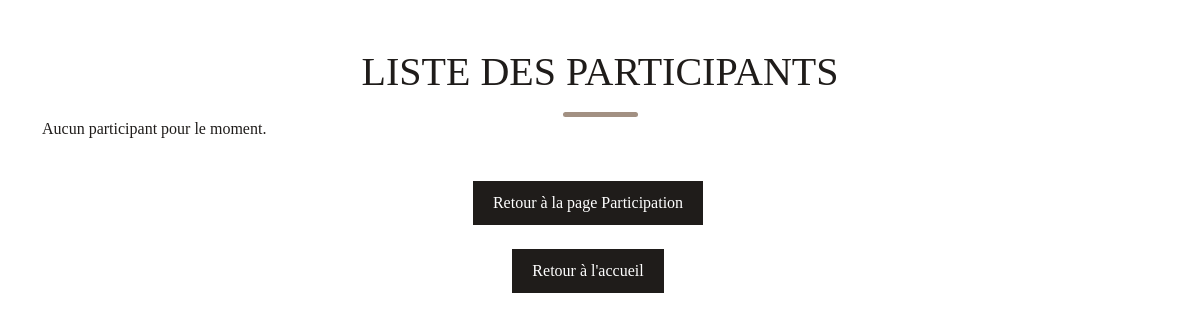
Page /php/listeParticipant.php on the earlier database version.
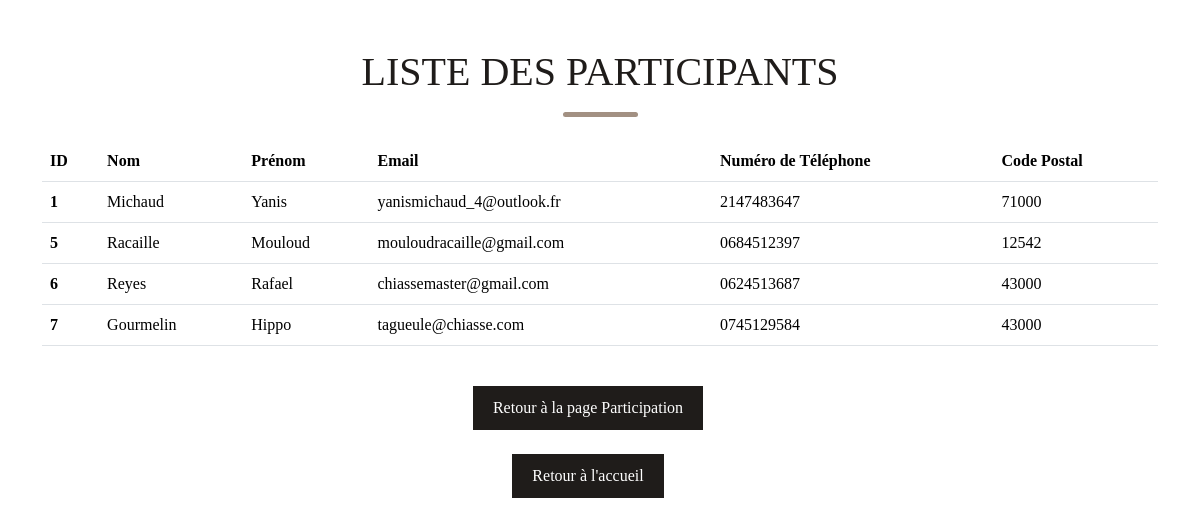
Same page on the later database version.
### tables this page shows
CREATE TABLE `participant` (
  `ID_participant` int(11) NOT NULL,
  `Nom_participant` varchar(50) NOT NULL,
  `Prenom_participant` varchar(50) NOT NULL,
  `email_participant` varchar(70) NOT NULL,
  `num_participant` varchar(20) NOT NULL,
  `CP_participant` int(10) NOT NULL
);

### php/listeParticipant.php (the view, shortened to what this page needs)
<?php
require_once '../php/Config.php';
try {
$pdo = new PDO("mysql:host=$host;dbname=$dbname;charset=utf8", $user, $password);
$requete = $pdo->query('SELECT * FROM participant');
$participant = $requete->fetchAll(PDO::FETCH_ASSOC);
} catch (PDOException $e) {
echo "Erreur : " . $e->getMessage();
}
?>
<!DOCTYPE html>
<html lang="fr">
<head>
<link href='../css/bootstrap.min.css' rel='stylesheet'>
<link href='../css/stylepages.css' rel='stylesheet'>
</head>
<body>
<div class="container mt-5">
<h1 class="titres">Liste des Participants</h1>
<div class="ligne-container"><div class="ligne-arrondie"></div></div>
<?php if (isset($participant) && !empty($participant)): ?>
    <table class="table mt-4">
        <thead>
            <tr>
                <th scope="col">ID</th>
                <th scope="col">Nom</th>
                <th scope="col">Prénom</th>
                <th scope="col">Email</th>
                <th scope="col">Numéro de Téléphone</th>
                <th scope="col">Code Postal</th>
            </tr>
        </thead>
        <tbody>
            <?php foreach ($participant as $participant): ?>
                <tr>
                    <th scope="row"><?php echo $participant['ID_participant']; ?></th>
                    <td><?php echo $participant['Nom_participant']; ?></td>
                    <td><?php echo $participant['Prenom_participant']; ?></td>
                    <td><?php echo $participant['email_participant']; ?></td>
                    <td><?php echo $participant['num_participant']; ?></td>
                    <td><?php echo $participant['CP_participant']; ?></td>
                </tr>
            <?php endforeach; ?>
        </tbody>
    </table>
<?php else: ?>
    <p>Aucun participant pour le moment.</p>
<?php endif; ?>
</div>
<div class='ligne-container'><a class='boutonresult NS bouton-fixe' href='../pages/participation.php'>Retour à la page Participation</a></div>
<div class='ligne-container'><a class='boutonresult NS bouton-fixe' href='../index.php'>Retour à l'accueil</a></div>
</body>
</html>

### css/stylepages.css (style rules this page uses)
* { color:#1f1c1a; }
body { margin: 0; padding: 0; font-family: 'Poppins'; backdrop-filter: blur(10px); }
.titres { text-align: center; margin-top: 2%; text-transform: uppercase; }
.ligne-arrondie { width: 75px; height: 5px; background-color: #a29082; border-radius: 5px; justify-content: center; margin-top: 0.7%; }
.ligne-container { display: flex; justify-content: center; }
.boutonresult { display: inline-block; padding: 10px 20px; font-size: 16px; text-align: center; text-decoration: none; transition: background-color 0.3s ease-in-out, color 0.3s ease-in-out; color: #fff; background-color: #1f1c1a; cursor: pointer; margin-right: 2%; margin-top: 2%; }
.NS { -moz-user-select: none; -webkit-user-select: none; -ms-user-select: none; user-select: none; }

Differences in the rows shown:
added participant: ID_participant "1", Nom_participant "Michaud", Prenom_participant "Yanis", email_participant "yanismichaud_4@outlook.fr", num_participant "2147483647", CP_participant "71000"
added participant: ID_participant "5", Nom_participant "Racaille", Prenom_participant "Mouloud", email_participant "mouloudracaille@gmail.com", num_participant "0684512397", CP_participant "12542"
added participant: ID_participant "6", Nom_participant "Reyes", Prenom_participant "Rafael", email_participant "chiassemaster@gmail.com", num_participant "0624513687", CP_participant "43000"
added participant: ID_participant "7", Nom_participant "Gourmelin", Prenom_participant "Hippo", email_participant "tagueule@chiasse.com", num_participant "0745129584", CP_participant "43000"
Other differences:
text no longer shown: "Aucun participant pour le moment."
text now shown: "ID Nom Prénom Email Numéro de Téléphone Code Postal"
